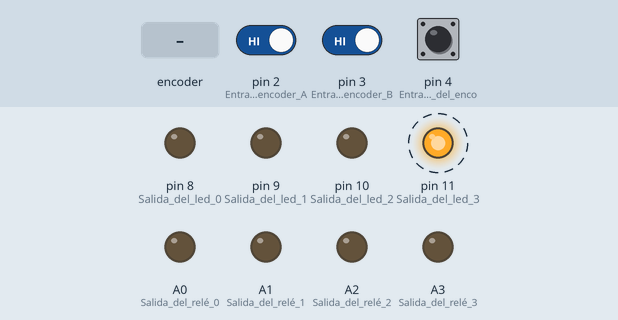
Recording of a sketch running on a simulated Arduino Uno, built with avr-gcc and run on an emulated ATmega328P. Parts: output pins drawn as LEDs (lit = HIGH). Dashed ring = blinking. The test bench sets the inputs (shaded band); at power-on: pin 4 (Entrada_pulsador_del_enco) HIGH, pin 2 (Entrada_encoder_A) HIGH, pin 3 (Entrada_encoder_B) HIGH.

Above: at 0.78 s.
1.3 s: pin 4 (Entrada_pulsador_del_enco) pulled LOW for 0.15 s
At 2.1 s:
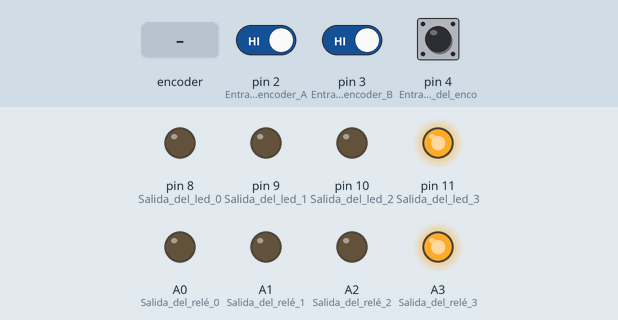
3.0 s: rotary encoder on pin 2 (Entrada_encoder_A) / pin 3 (Entrada_encoder_B) turned 1 step (first pin leading)
At 3.46 s:
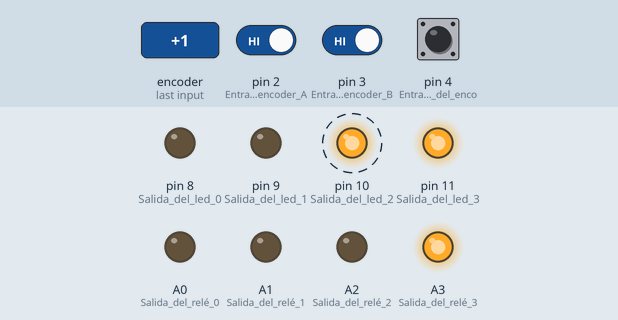
6.0 s: pin 4 (Entrada_pulsador_del_enco) pulled LOW for 1 s
At 7.5 s:
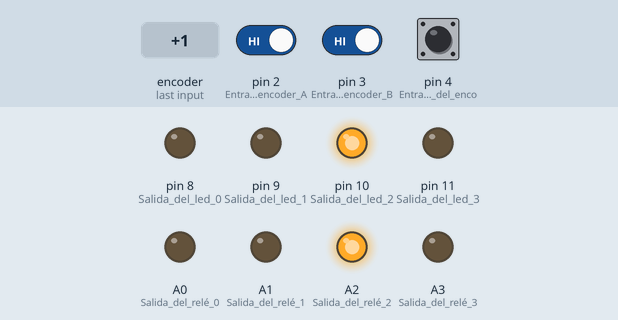
8.5 s: rotary encoder on pin 2 (Entrada_encoder_A) / pin 3 (Entrada_encoder_B) turned 1 step (first pin leading)
At 8.91 s:
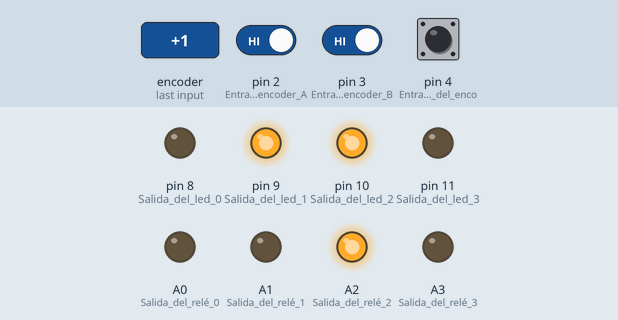
11.5 s: pin 4 (Entrada_pulsador_del_enco) pulled LOW for 0.15 s
At 12.3 s:
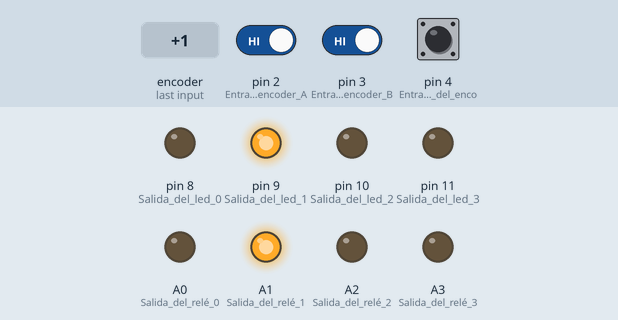
13.2 s: rotary encoder on pin 2 (Entrada_encoder_A) / pin 3 (Entrada_encoder_B) turned 1 step (first pin leading)
At 13.56 s:
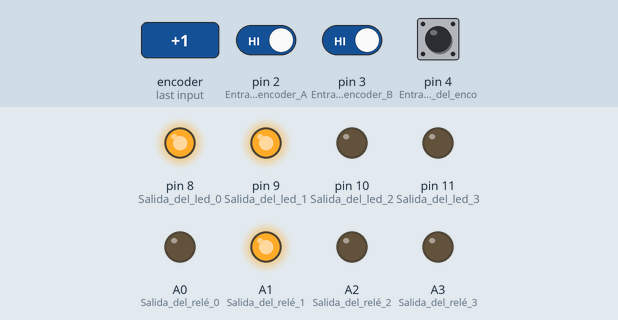
Timing chart, 0 to 17.2 s (numbered marks = the images above; inputs shaded):
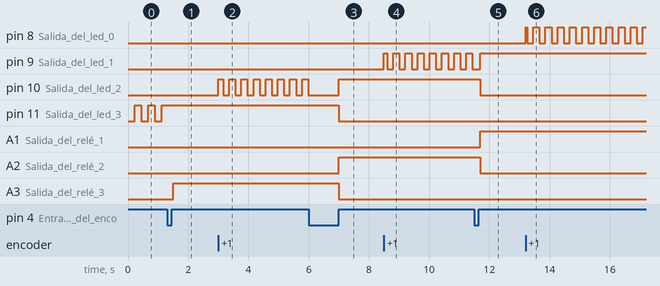

Measured:
- after the input at 1.3 s, pin 11 (Salida_del_led_3): stops changing and stays HIGH; A3 (Salida_del_relé_3): LOW → HIGH after 0.20 s
- after the input at 3.0 s, pin 10 (Salida_del_led_2): alternates HIGH for 0.20 s and LOW for 0.20 s, starting at once
- after the input at 6.0 s, pin 11 (Salida_del_led_3), A3 (Salida_del_relé_3): HIGH → LOW after 1.0 s; A2 (Salida_del_relé_2): LOW → HIGH after 1.0 s
- after the input at 8.5 s, pin 9 (Salida_del_led_1): LOW → HIGH at once, then repeats every 0.40 s: LOW 0.20 s, HIGH 0.20 s
- after the input at 11.5 s, pin 10 (Salida_del_led_2), A2 (Salida_del_relé_2): HIGH → LOW after 0.20 s; A1 (Salida_del_relé_1): LOW → HIGH after 0.20 s
- after the input at 13.2 s, pin 8 (Salida_del_led_0): LOW → HIGH at once, then repeats every 0.40 s: LOW 0.20 s, HIGH 0.20 s
- by itself, pin 11 (Salida_del_led_3): alternates HIGH for 0.22 s and LOW for 0.22 s

The sketch:

relays_leds_encoderX1.ino
```cpp
// El programa fue diseñado para un Arduino Nano (100% compatible con Arduino Uno). El encoder está conectado a las patillas 2 y 3 del Arduino Uno/Nano que se corresponde con el puerto D,
// y éste será leído de forma paralela. Para cualquier otro Arduino que no sea Nano ni Uno habría que modificar la parte del programa que decodifica el encoder y el patillaje del
// conexionado del enconder. El resto de patillas (para los leds y los relés) no son críticas siempre y cuando sepas lo que estás haciendo.


int           enc = 0, aux = 0;                // Variables para decodificar el encoder.
int           x = 3;                           // Variable para conocer la posición del encoder. Lo incializamos con el valor "3" para que se corresponda con la posición real del encoder.
long          pause = 0;                       // Variable contador que usaremos como temporizador.
boolean       push0 = false, push1 = false, push2 = false, push3 = false; // Variables booleanas (inicialmente todas "off") para los 4 relés.


void setup() {
    pinMode(A0, OUTPUT);                       // Salida del relé 0.
    pinMode(A1, OUTPUT);                       // Salida del relé 1.
    pinMode(A2, OUTPUT);                       // Salida del relé 2.
    pinMode(A3, OUTPUT);                       // Salida del relé 3.
    pinMode(8,  OUTPUT);                       // Salida del led 0.
    pinMode(9,  OUTPUT);                       // Salida del led 1.
    pinMode(10, OUTPUT);                       // Salida del led 2.
    pinMode(11, OUTPUT);                       // Salida del led 3.
    pinMode(2,  INPUT_PULLUP);                 // Entrada encoder A
    pinMode(3,  INPUT_PULLUP);                 // Entrada encoder B
    pinMode(4,  INPUT_PULLUP);                 // Entrada pulsador del encoder, o un pulsador normalmente abierto que lo equivalga.
}


void loop() {
     aux = enc;                                // En "aux" se guarda la posición del encoder como valor pasado y así poder notar los cambios producidos en el tiempo.
     enc = PIND & 12;                          // El encoder se lee de forma paralela (no como bits por separado). Se hace un enmascaramiento de los bits 2 y 3 (00001100 = 12).

     if ((aux == 12) && (enc == 8))  { x--; }  // Decodificador de enconder x1.
     if ((aux == 8)  && (enc == 12)) { x++; }

     if(x > 3) x = 3;                          // Limitamos a 4 posiciones, de la 0 a la 3.
     if(x < 0) x = 0;


     if(!digitalRead(4)) {                     // Si pulsamos el pulsador del encoder, comprueba en qué posición está el encoder y en función de esa posición activa/desactiva
        delay(100);                            // una de las cuatro variables booleanas "push0..3". Sólo permite activar/desactivar una a la vez. Utilizamos lógica inversa para leer el pulsador.
        if(digitalRead(4)) {                   // Al pulsar se ejecuta una pequeña demora que sirve como antirrevotes y al soltar se activa/desactiva la variable booleana correspondiente.
           if (x == 0) { push0 = !push0; push1 = false; push2 = false; push3 = false; }
           if (x == 1) { push1 = !push1; push0 = false; push2 = false; push3 = false; }
           if (x == 2) { push2 = !push2; push0 = false; push1 = false; push3 = false; }
           if (x == 3) { push3 = !push3; push0 = false; push1 = false; push2 = false; }
        }
     }


     pause++;
     if(pause > 10000) pause = 0;              // El contador depende de los ciclos ejecutados (cada vez que pase por aquí) y lo usaremos como temporizador;
                                               // de 0 a 5000 apagar (250 ms aprox.); y de 5000 a 10000 encender (250 ms aprox.); más adelante se verá esto. Aquí sólo limitamos el valor máximo de conteo.

     if(push0 && (x == 0)) {                   // Activa el led 0 de forma permanente si push0=on y el encoder se encuentra en la posición 0, y apaga el resto de leds.
        digitalWrite(9,  LOW);
        digitalWrite(10, LOW);
        digitalWrite(11, LOW);
        digitalWrite(8, HIGH);
     }
     else                                      // En caso contrario activa el led 0 de forma intermitente si se cumple que el encoder se encuentra en la posición 0 del encoder.
     {
        if (x == 0){ if(pause < 5000) digitalWrite(8, LOW); else digitalWrite(8, HIGH);} else { if (!push0) digitalWrite(8, LOW); }
     }


     if(push1 && (x == 1)) {                   // Activa el led 1 de forma permanente si push1=on y el encoder se encuentra en la posición 1, y apaga el resto de leds.
        digitalWrite(8,  LOW);
        digitalWrite(10, LOW);
        digitalWrite(11, LOW);
        digitalWrite(9, HIGH);
     }
     else                                      // En caso contrario activa el led 1 de forma intermitente si se cumple que el encoder se encuentra en la posición 1 del encoder.
     {
        if (x == 1){ if(pause < 5000) digitalWrite(9, LOW); else digitalWrite(9, HIGH);} else { if (!push1) digitalWrite(9, LOW); }
     }


     if(push2 && (x == 2)) {                   // Activa el led 2 de forma permanente si push2=on y el encoder se encuentra en la posición 2, y apaga el resto de leds.
        digitalWrite(8,   LOW);
        digitalWrite(9,   LOW);
        digitalWrite(11,  LOW);
        digitalWrite(10, HIGH);
     }
     else                                      // En caso contrario activa el led 2 de forma intermitente si se cumple que el encoder se encuentra en la posición 2 del encoder.
     {
        if (x == 2){ if(pause < 5000) digitalWrite(10, LOW); else digitalWrite(10, HIGH);} else { if (!push2) digitalWrite(10, LOW); }
     }


     if(push3 && (x == 3)) {                   // Activa el led 3 de forma permanente si push3=on y el encoder se encuentra en la posición 3, y apaga el resto de leds.
        digitalWrite(8,   LOW);
        digitalWrite(9,   LOW);
        digitalWrite(10,  LOW);
        digitalWrite(11, HIGH);
     }
     else                                      // En caso contrario activa el led 3 de forma intermitente si se cumple que el encoder se encuentra en la posición 3 del encoder.
     {
        if (x == 3){ if(pause < 5000) digitalWrite(11, LOW); else digitalWrite(11, HIGH);} else { if (!push3) digitalWrite(11, LOW); }
     }


     if (push0) digitalWrite(A0, HIGH); else digitalWrite(A0, LOW); // Los valores booleanos de los "push 0..3" activan/desactivan el relé correspondiente.
     if (push1) digitalWrite(A1, HIGH); else digitalWrite(A1, LOW); // Sólo puede haber 1 activado a la vez y esto se decide arriba de este programa (después de decodificar el encoder).
     if (push2) digitalWrite(A2, HIGH); else digitalWrite(A2, LOW);
     if (push3) digitalWrite(A3, HIGH); else digitalWrite(A3, LOW);
}
```
